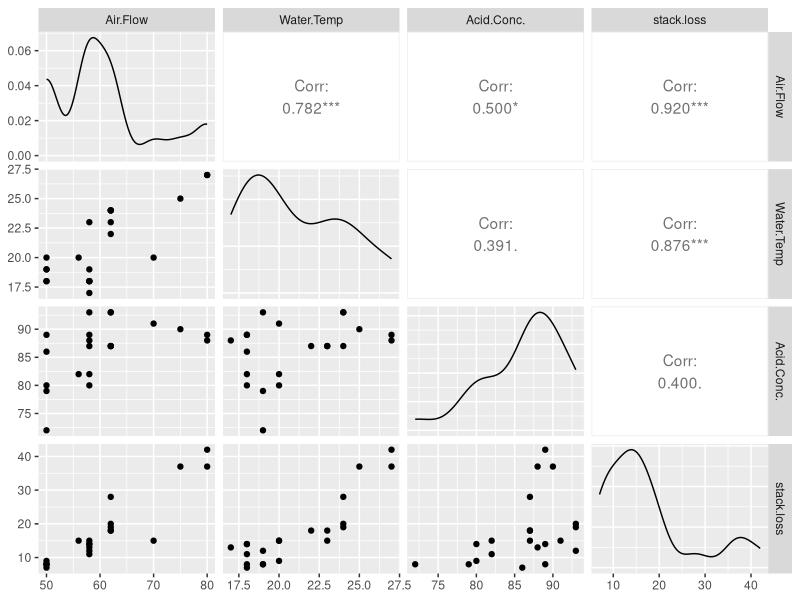

Reproduce this figure in R.
## ---- chunk 1
options(scipen=999)
knitr::opts_chunk$set(
  message = FALSE,
  warning = FALSE
)

library(GGally)
data(stackloss)
## ---- chunk 2
ggpairs(stackloss)
## ---- chunk 3
y<-stackloss[,4]
x1<-stackloss[,1]
x2<-stackloss[,2]
x3<-stackloss[,3]
lm.1<-lm(y~x1 + x2 + x3)

s.1 <- summary(lm.1)
s.1
